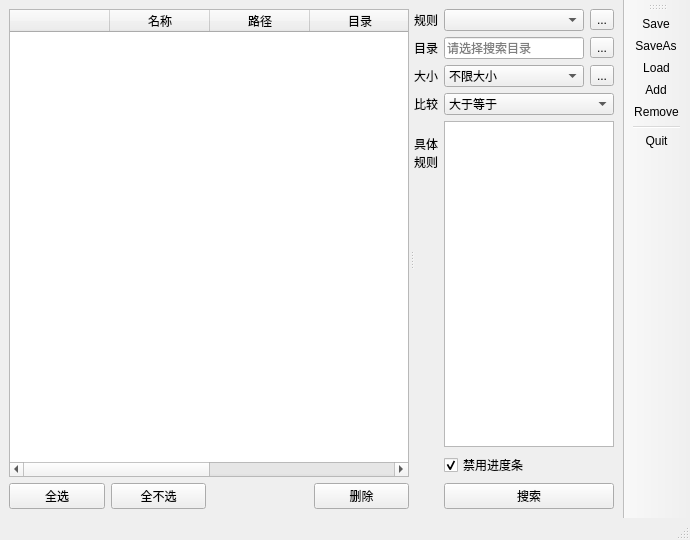
<?xml version="1.0" encoding="UTF-8"?>
<ui version="4.0">
 <class>MainWindow</class>
 <widget class="QMainWindow" name="MainWindow">
  <property name="geometry">
   <rect>
    <x>0</x>
    <y>0</y>
    <width>689</width>
    <height>538</height>
   </rect>
  </property>
  <property name="windowTitle">
   <string>MainWindow</string>
  </property>
  <widget class="QWidget" name="centralwidget">
   <layout class="QHBoxLayout" name="horizontalLayout">
    <item>
     <widget class="QSplitter" name="splitter">
      <property name="orientation">
       <enum>Qt::Orientation::Horizontal</enum>
      </property>
      <property name="opaqueResize">
       <bool>true</bool>
      </property>
      <property name="handleWidth">
       <number>5</number>
      </property>
      <property name="childrenCollapsible">
       <bool>false</bool>
      </property>
      <widget class="QWidget" name="fileContainer" native="true">
       <property name="minimumSize">
        <size>
         <width>400</width>
         <height>0</height>
        </size>
       </property>
       <property name="autoFillBackground">
        <bool>true</bool>
       </property>
       <layout class="QVBoxLayout" name="verticalLayout">
        <item>
         <widget class="FileTable" name="fileTable">
          <property name="editTriggers">
           <set>QAbstractItemView::EditTrigger::NoEditTriggers</set>
          </property>
          <property name="showDropIndicator" stdset="0">
           <bool>true</bool>
          </property>
          <property name="showGrid">
           <bool>false</bool>
          </property>
          <column>
           <property name="text">
            <string/>
           </property>
          </column>
          <column>
           <property name="text">
            <string>名称</string>
           </property>
           <property name="toolTip">
            <string>文件或目录名</string>
           </property>
          </column>
          <column>
           <property name="text">
            <string>路径</string>
           </property>
           <property name="toolTip">
            <string>文件或目录的路径</string>
           </property>
          </column>
          <column>
           <property name="text">
            <string>目录</string>
           </property>
           <property name="toolTip">
            <string>是否是目录</string>
           </property>
          </column>
          <column>
           <property name="text">
            <string>类型</string>
           </property>
           <property name="toolTip">
            <string>文件扩展名</string>
           </property>
          </column>
          <column>
           <property name="text">
            <string>大小</string>
           </property>
           <property name="toolTip">
            <string>文件或目录的大小</string>
           </property>
          </column>
         </widget>
        </item>
        <item>
         <layout class="QHBoxLayout" name="horizontalLayout_2" stretch="0,0,0,0">
          <item>
           <widget class="QPushButton" name="selectAllButton">
            <property name="statusTip">
             <string>选择全部文件和目录</string>
            </property>
            <property name="text">
             <string>全选</string>
            </property>
           </widget>
          </item>
          <item>
           <widget class="QPushButton" name="unselectAllButton">
            <property name="statusTip">
             <string>取消全部选择</string>
            </property>
            <property name="text">
             <string>全不选</string>
            </property>
           </widget>
          </item>
          <item>
           <widget class="QWidget" name="widget" native="true"/>
          </item>
          <item>
           <widget class="QPushButton" name="deleteButton">
            <property name="toolTip">
             <string>删除勾选的文件和目录(Ctrl+D)</string>
            </property>
            <property name="statusTip">
             <string>删除勾选的文件和目录(Ctrl+D)</string>
            </property>
            <property name="text">
             <string>删除</string>
            </property>
           </widget>
          </item>
         </layout>
        </item>
       </layout>
      </widget>
      <widget class="QWidget" name="ruleContainer" native="true">
       <property name="minimumSize">
        <size>
         <width>200</width>
         <height>500</height>
        </size>
       </property>
       <property name="autoFillBackground">
        <bool>true</bool>
       </property>
       <layout class="QFormLayout" name="formLayout">
        <property name="leftMargin">
         <number>0</number>
        </property>
        <property name="topMargin">
         <number>0</number>
        </property>
        <property name="rightMargin">
         <number>0</number>
        </property>
        <property name="bottomMargin">
         <number>0</number>
        </property>
        <item row="0" column="0">
         <widget class="QLabel" name="label_5">
          <property name="toolTip">
           <string>选择设置好的规则</string>
          </property>
          <property name="statusTip">
           <string>选择设置好的规则</string>
          </property>
          <property name="text">
           <string>规则</string>
          </property>
         </widget>
        </item>
        <item row="0" column="1">
         <layout class="QHBoxLayout" name="horizontalLayout_6">
          <item>
           <widget class="QComboBox" name="ruleNameBox"/>
          </item>
          <item>
           <widget class="QToolButton" name="ruleManageButton">
            <property name="toolTip">
             <string>规则管理</string>
            </property>
            <property name="statusTip">
             <string>规则管理</string>
            </property>
            <property name="text">
             <string>...</string>
            </property>
           </widget>
          </item>
         </layout>
        </item>
        <item row="1" column="0">
         <widget class="QLabel" name="label_4">
          <property name="toolTip">
           <string>目标目录</string>
          </property>
          <property name="statusTip">
           <string>目标目录</string>
          </property>
          <property name="text">
           <string>目录</string>
          </property>
         </widget>
        </item>
        <item row="1" column="1">
         <layout class="QHBoxLayout" name="horizontalLayout_4">
          <item>
           <widget class="QLineEdit" name="dir_edit">
            <property name="readOnly">
             <bool>true</bool>
            </property>
            <property name="placeholderText">
             <string>请选择搜索目录</string>
            </property>
           </widget>
          </item>
          <item>
           <widget class="QToolButton" name="selectDirButton">
            <property name="toolTip">
             <string>选择目录</string>
            </property>
            <property name="statusTip">
             <string>选择目录</string>
            </property>
            <property name="text">
             <string>...</string>
            </property>
           </widget>
          </item>
         </layout>
        </item>
        <item row="2" column="0">
         <widget class="QLabel" name="label">
          <property name="toolTip">
           <string>按文件大小过滤</string>
          </property>
          <property name="statusTip">
           <string>按文件大小过滤</string>
          </property>
          <property name="text">
           <string>大小</string>
          </property>
         </widget>
        </item>
        <item row="2" column="1">
         <layout class="QHBoxLayout" name="horizontalLayout_3">
          <item>
           <widget class="QComboBox" name="sizeBox">
            <item>
             <property name="text">
              <string>不限大小</string>
             </property>
            </item>
            <item>
             <property name="text">
              <string>10MB</string>
             </property>
            </item>
            <item>
             <property name="text">
              <string>100MB</string>
             </property>
            </item>
            <item>
             <property name="text">
              <string>500MB</string>
             </property>
            </item>
            <item>
             <property name="text">
              <string>1GB</string>
             </property>
            </item>
            <item>
             <property name="text">
              <string>5GB</string>
             </property>
            </item>
           </widget>
          </item>
          <item>
           <widget class="QToolButton" name="moreSizeButton">
            <property name="toolTip">
             <string>自定义大小</string>
            </property>
            <property name="statusTip">
             <string>自定义大小</string>
            </property>
            <property name="text">
             <string>...</string>
            </property>
           </widget>
          </item>
         </layout>
        </item>
        <item row="3" column="0">
         <widget class="QLabel" name="label_2">
          <property name="toolTip">
           <string>过滤小于或大于等于指定大小的文件</string>
          </property>
          <property name="statusTip">
           <string>过滤小于或大于等于指定大小的文件</string>
          </property>
          <property name="text">
           <string>比较</string>
          </property>
         </widget>
        </item>
        <item row="3" column="1">
         <widget class="QComboBox" name="compareBox">
          <item>
           <property name="text">
            <string>大于等于</string>
           </property>
          </item>
          <item>
           <property name="text">
            <string>小于</string>
           </property>
          </item>
         </widget>
        </item>
        <item row="4" column="0">
         <widget class="QLabel" name="label_3">
          <property name="cursor">
           <cursorShape>WhatsThisCursor</cursorShape>
          </property>
          <property name="toolTip">
           <string>搜索文件的规则
具体规则和.gitignore相同</string>
          </property>
          <property name="statusTip">
           <string>搜索文件的规则，具体规则和.gitignore相同</string>
          </property>
          <property name="text">
           <string>具体
规则</string>
          </property>
         </widget>
        </item>
        <item row="4" column="1">
         <widget class="EditableList" name="ruleList">
          <property name="sizePolicy">
           <sizepolicy hsizetype="Expanding" vsizetype="Expanding">
            <horstretch>0</horstretch>
            <verstretch>1</verstretch>
           </sizepolicy>
          </property>
          <property name="selectionMode">
           <enum>QAbstractItemView::SelectionMode::ExtendedSelection</enum>
          </property>
         </widget>
        </item>
        <item row="6" column="1">
         <layout class="QHBoxLayout" name="horizontalLayout_5">
          <item>
           <widget class="QPushButton" name="searchButton">
            <property name="toolTip">
             <string>搜索符合规则和文件大小的文件(Ctrl+Enter)</string>
            </property>
            <property name="statusTip">
             <string>搜索符合规则和文件大小的文件(Ctrl+Enter)</string>
            </property>
            <property name="text">
             <string>搜索</string>
            </property>
           </widget>
          </item>
         </layout>
        </item>
        <item row="5" column="1">
         <widget class="QCheckBox" name="disableProgressCheckBox">
          <property name="toolTip">
           <string>禁用进度条删除文件会更快</string>
          </property>
          <property name="statusTip">
           <string>禁用进度条删除文件会更快</string>
          </property>
          <property name="text">
           <string>禁用进度条</string>
          </property>
          <property name="checked">
           <bool>true</bool>
          </property>
          <property name="tristate">
           <bool>false</bool>
          </property>
         </widget>
        </item>
       </layout>
      </widget>
     </widget>
    </item>
   </layout>
  </widget>
  <widget class="QStatusBar" name="statusbar"/>
  <widget class="QToolBar" name="toolBar">
   <property name="windowTitle">
    <string>toolBar</string>
   </property>
   <attribute name="toolBarArea">
    <enum>RightToolBarArea</enum>
   </attribute>
   <attribute name="toolBarBreak">
    <bool>false</bool>
   </attribute>
   <addaction name="actionSave"/>
   <addaction name="actionSaveAs"/>
   <addaction name="actionLoad"/>
   <addaction name="actionAdd"/>
   <addaction name="actionDelete"/>
   <addaction name="separator"/>
   <addaction name="actionQuit"/>
  </widget>
  <action name="actionSave">
   <property name="icon">
    <iconset resource="../qrc/resources.qrc">
     <normaloff>:/icons/save.png</normaloff>:/icons/save.png</iconset>
   </property>
   <property name="text">
    <string>Save</string>
   </property>
   <property name="toolTip">
    <string>保存规则(Ctrl+S)</string>
   </property>
   <property name="statusTip">
    <string>保存规则(Ctrl+S)</string>
   </property>
   <property name="shortcut">
    <string>Ctrl+S</string>
   </property>
   <property name="menuRole">
    <enum>QAction::MenuRole::NoRole</enum>
   </property>
  </action>
  <action name="actionLoad">
   <property name="icon">
    <iconset resource="../qrc/resources.qrc">
     <normaloff>:/icons/load.png</normaloff>:/icons/load.png</iconset>
   </property>
   <property name="text">
    <string>Load</string>
   </property>
   <property name="toolTip">
    <string>加载规则(Ctrl+L)</string>
   </property>
   <property name="statusTip">
    <string>加载任意文本文件作为规则(Ctrl+L)</string>
   </property>
   <property name="shortcut">
    <string>Ctrl+L</string>
   </property>
   <property name="menuRole">
    <enum>QAction::MenuRole::NoRole</enum>
   </property>
  </action>
  <action name="actionQuit">
   <property name="icon">
    <iconset resource="../qrc/resources.qrc">
     <normaloff>:/icons/quit.png</normaloff>:/icons/quit.png</iconset>
   </property>
   <property name="text">
    <string>Quit</string>
   </property>
   <property name="toolTip">
    <string>退出(Alt+F4)</string>
   </property>
   <property name="statusTip">
    <string>退出(Alt+F4)</string>
   </property>
   <property name="menuRole">
    <enum>QAction::MenuRole::NoRole</enum>
   </property>
  </action>
  <action name="actionAdd">
   <property name="icon">
    <iconset resource="../qrc/resources.qrc">
     <normaloff>:/icons/add.png</normaloff>:/icons/add.png</iconset>
   </property>
   <property name="text">
    <string>Add</string>
   </property>
   <property name="toolTip">
    <string>添加规则</string>
   </property>
   <property name="statusTip">
    <string>添加规则</string>
   </property>
   <property name="menuRole">
    <enum>QAction::MenuRole::NoRole</enum>
   </property>
  </action>
  <action name="actionDelete">
   <property name="icon">
    <iconset resource="../qrc/resources.qrc">
     <normaloff>:/icons/sub.png</normaloff>:/icons/sub.png</iconset>
   </property>
   <property name="text">
    <string>Remove</string>
   </property>
   <property name="toolTip">
    <string>删除规则(Del)</string>
   </property>
   <property name="statusTip">
    <string>删除规则(Del)</string>
   </property>
   <property name="shortcut">
    <string>Del</string>
   </property>
   <property name="menuRole">
    <enum>QAction::MenuRole::NoRole</enum>
   </property>
  </action>
  <action name="actionSaveAs">
   <property name="icon">
    <iconset resource="../qrc/resources.qrc">
     <normaloff>:/icons/save_as.png</normaloff>:/icons/save_as.png</iconset>
   </property>
   <property name="text">
    <string>SaveAs</string>
   </property>
   <property name="toolTip">
    <string>另存为(Ctrl+Shift+S)</string>
   </property>
   <property name="statusTip">
    <string>另存为(Ctrl+Shift+S)</string>
   </property>
   <property name="menuRole">
    <enum>QAction::MenuRole::NoRole</enum>
   </property>
  </action>
 </widget>
 <customwidgets>
  <customwidget>
   <class>EditableList</class>
   <extends>QListWidget</extends>
   <header>widgets/editable_list.h</header>
  </customwidget>
  <customwidget>
   <class>FileTable</class>
   <extends>QTableWidget</extends>
   <header>widgets/file_table.h</header>
  </customwidget>
 </customwidgets>
 <resources>
  <include location="../qrc/resources.qrc"/>
 </resources>
 <connections/>
</ui>
